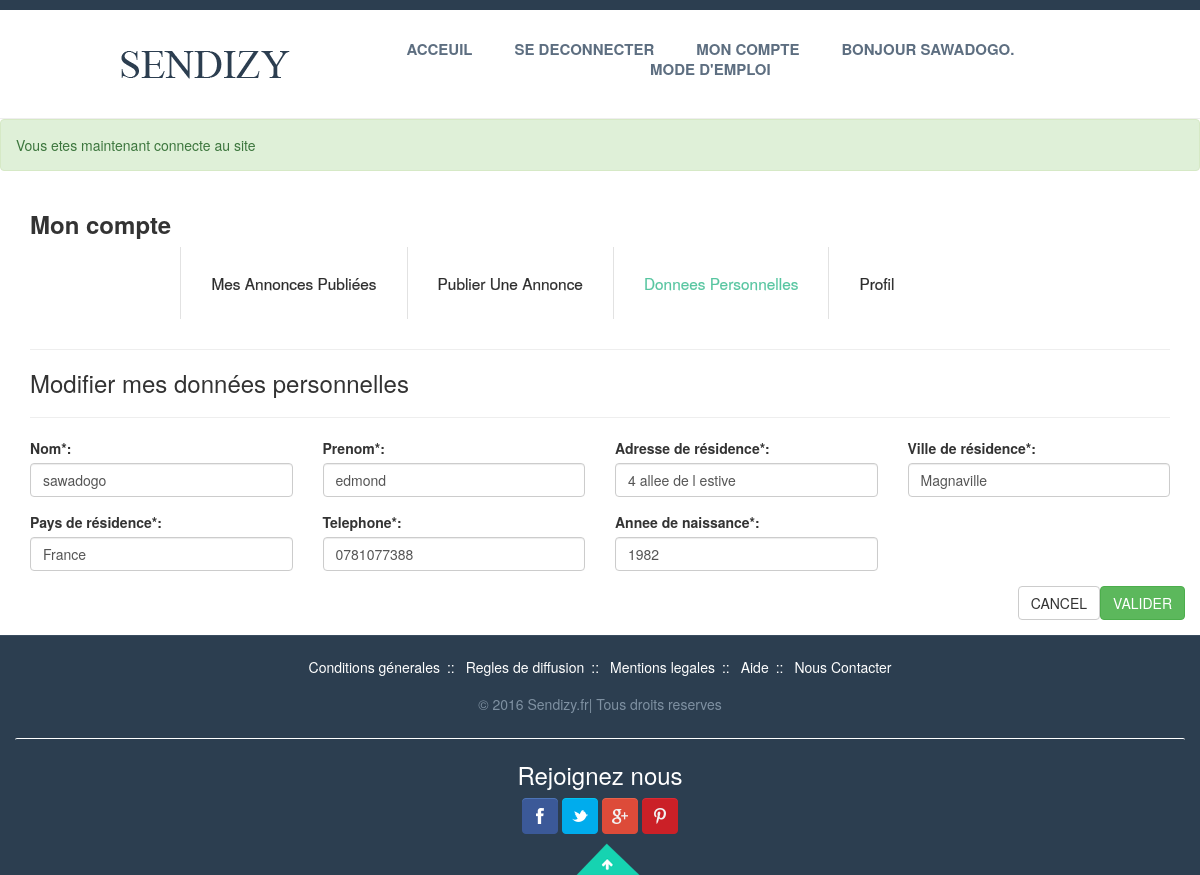
Screenshot of /modif_coordonnes.php (signed in) with the database file from the repository.
### tables this page shows
CREATE TABLE IF NOT EXISTS `users` (
  `id` int(11) NOT NULL AUTO_INCREMENT,
  `first_username` varchar(250) NOT NULL,
  `secund_username` varchar(250) NOT NULL,
  `password` varchar(250) NOT NULL,
  `email` varchar(250) NOT NULL,
  `photo` varchar(250) NOT NULL,
  `join_date` datetime NOT NULL DEFAULT CURRENT_TIMESTAMP,
  `birthday` int(11) NOT NULL,
  `phone` varchar(50) NOT NULL,
  `city` varchar(250) NOT NULL,
  `country` varchar(250) NOT NULL,
  `address` varchar(250) NOT NULL,
  `grade` varchar(100) NOT NULL,
  `confirmation_token` varchar(60) DEFAULT NULL,
  `confirmed_at` datetime DEFAULT NULL,
  `remember_token` varchar(250) DEFAULT NULL,
  `reset_token` varchar(60) DEFAULT NULL,
  `reset_at` datetime DEFAULT NULL,
  `deleted` int(11) NOT NULL DEFAULT '0',
  `featured` int(11) NOT NULL DEFAULT '1',
  PRIMARY KEY (`id`)
);

### modif_coordonnes.php (the view, shortened to what this page needs)
<?php
$userid = $_SESSION['auth']->id;
require_once 'core/init.php';
$pers = $db->query("SELECT * FROM users WHERE id='$userid'");
$personne = mysqli_fetch_assoc($pers);
?>
<?php
$first_username = ((isset($_POST['first_username']) && $_POST['first_username'] != '')?sanitize($_POST['first_username']):$personne['first_username']);
$secund_username = ((isset($_POST['secund_username']) && $_POST['secund_username'] != '')?sanitize($_POST['secund_username']):$personne['secund_username']);
$address = ((isset($_POST['address']) && $_POST['address'] != '')?sanitize($_POST['address']):$personne['address']);
$city = ((isset($_POST['city']) && $_POST['city'] != '')?sanitize($_POST['city']):$personne['city']);
$country = ((isset($_POST['country']) && $_POST['country'] != '')?sanitize($_POST['country']):$personne['country']);
$phone = ((isset($_POST['phone']) && $_POST['phone'] != '')?sanitize($_POST['phone']):$personne['phone']);
$birthday = ((isset($_POST['birthday']) && $_POST['birthday'] != '')?sanitize($_POST['birthday']):$personne['birthday']);
?>
<?php include 'account_inc/header.php';?>
<div class="container">
<h3><strong>Mon compte</strong></h3>
	<div class="wrap">
		<div class="header_btm">
				<div class="menu">
					<ul>
						<li><a href="account.php">Mes annonces publiées</a></li>
						<li><a href="publier.php">Publier une annonce</a></li>
						<li class="active"><a href="personal.php">Donnees personnelles</a></li>
						<li><a href="photo.php">Profil</a></li>
					</ul>
				</div>
		</div>
	</div><hr>
	<h3>Modifier mes données personnelles</h3><hr>
	<div class="row">
		<form action="modif_coordonnes.php" method="POST">
			<div class="form-group col-md-3">
				<label for="first_username">Nom*:</label>
				<input type="text" class="form-control" name="first_username" id="first_username" value="<?=$first_username;?>">
			</div>
			<div class="form-group col-md-3">
				<label for="secund_username">Prenom*:</label>
				<input type="text" class="form-control" name="secund_username" id="secund_username" value="<?=$secund_username;?>">
			</div>
			<div class="form-group col-md-3">
				<label for="address">Adresse de résidence*:</label>
				<input type="text" class="form-control" name="address" id="address" value="<?=$address;?>">
			</div>
			<div class="form-group col-md-3">
				<label for="city">Ville de résidence*:</label>
				<input type="text" class="form-control" name="city" id="city" value="<?=$city;?>">
			</div>
			<div class="form-group col-md-3">
				<label for="country">Pays de résidence*:</label>
				<input type="text" class="form-control" name="country" id="country" value="<?=$country;?>">
			</div>
			<div class="form-group col-md-3">
				<label for="phone">Telephone*:</label>
				<input type="text" class="form-control" name="phone" id="phone" value="<?=$phone;?>">
			</div>
			<div class="form-group col-md-3">
				<label for="birthday">Annee de naissance*:</label>
				<input type="text" class="form-control" name="birthday" id="birthday" value="<?=$birthday;?>">
			</div><br><br><br><br><div class="clearfix"></div>
			<div class="form-group pull-right">
				<a href="personal.php" class="btn btn-default">Cancel</a>
				<input type="submit" value="Valider" name="valider" class="btn btn-success pull-right">
			</div><div class="clearfix"></div>
		</form>
	</div>
</div>
<?php include 'account_inc/footer.php';?>

### account_inc/header.php (shortened to what this page needs)
<!DOCTYPE HTML>
<html>
	<head>
		<link href="css/style.css" rel='stylesheet' type='text/css' />
		<link href="css/account.css" rel='stylesheet' type='text/css' />
		<link href="css/bootstrap.css" rel='stylesheet' type='text/css' />
		<link rel="stylesheet" href="css/jquery.bxslider.css" type="text/css" />
		<link rel="stylesheet" href="css/jquery-ui.css" />
		<link rel="stylesheet" type="text/css" href="http://code.jquery.com/ui/1.11.2/themes/start/jquery-ui.css">
	</head>
		<body>
				<div class="top-header" id="header">
					<div class="wrap">
					</div>
				</div>
				<div class="header">
								<div class="wrap">
								<div class="logo">
									<a href="index.php"><img src="images/logo.png" title="voyage" /></a>
								</div>
								<div class="top-nav">
					<div class="navigation">
							<ul class="navig cl-effect-16">
								<li><a href="index.php">Acceuil</a></li>
								<?php if(isset($_SESSION['auth'])):?>
									<li><a href="logout.php">Se deconnecter</a></li>
									<li><a href="account.php">Mon compte</a></li>
									<li><strong><a href="#">Bonjour <?= $_SESSION['auth']->first_username;?>.</a></strong></li>
								<?php else: ?>
									<li><a href="register.php"> S'Inscrire</a></li>
									<li><a href="login.php"> Se Connecter</a></li>
								<?php endif;?>
								<li><a href="modeemploi.php">Mode d'emploi</a></li>
							</ul>
					</div>
								</div>
							</div>
				</div>
			<div class="destinations">
		<?php if(isset($_SESSION['flash'])): ?>
			<?php foreach($_SESSION['flash'] as $type =>$message): ?>
				<div class="alert alert-<?=$type;?>">
					<?=$message;?>
				</div>
			<?php endforeach;?>
		<?php endif;?>

### css/style.css (style rules this page uses)
html,body,div,span,applet,object,iframe,h1,h2,h3,h4,h5,h6,p,blockquote,pre,a,abbr,acronym,address,big,cite,code,del,dfn,em,img,ins,kbd,q,s,samp,small,strike,strong,sub,sup,tt,var,b,u,i,dl,dt,dd,ol,nav ul,nav li,fieldset,form,label,legend,table,caption,tbody,tfoot,thead,tr,th,td,article,aside,canvas,details,embed,figure,figcaption,footer,header,hgroup,menu,nav,output,ruby,section,summary,time,mark,audio,video { margin:0;padding:0;border:0;font-size:100%;font:inherit;vertical-align:baseline; }
ol,ul { list-style:none;margin:0px;padding:0px; }
a { text-decoration:none; }
img { max-width:100%; }
body { font-family: 'Open Sans', sans-serif; background:#FFF; }
.row { margin-left:-20px; }
ol,ul { padding:0px; }
li { line-height: 18px; }
li { line-height: 20px; }
a { cursor: pointer; }
a { color: #0CA9FA; }
a { color: #08C; text-decoration: none; }
.row { margin-left: -20px; }
img { max-width: 100%; vertical-align: middle; border: 0px none; }
h1, h2, h3 { line-height: 18px; }
h1, h2, h3, h4, h5, h6 { font-weight: normal; margin: 1px; }
h1, h2, h3 { line-height: 40px; }
h1, h2, h3, h4, h5, h6 { margin: 10px 0px; font-family: inherit; font-weight: 700; line-height: 20px; color: inherit; text-rendering: optimizelegibility; }
h3 { font-size: 24.5px; }
strong { font-weight: 700; }
.wrap { width:70%; margin:0 auto; }
.top-header { background:#2C3E50; }
.logo { float: left; margin-top: 1.75em; }
.top-nav { float: right; width: 70%; }
ul.navig { padding: 0; }
ul.navig li { display: inline-block; }
ul.navig li a { font-size: 15px; text-decoration: none; padding: 4px 5px; margin: 0 14px; color: #5D6E80; font-weight: 600; text-transform: uppercase; }
.navigation { text-align: center; padding: 1.5em 0px; position:relative; }
.header { border-bottom: 1px solid #eee; position: relative; padding: 15px 0; }
@media (max-width:1280px) { .logo { margin-top: 1.4em; } }
@media (max-width:1280px) { .navigation { padding: 1em 0px; } }
@media (max-width:1280px) { .logo { margin-top: 1em; } }
.btn { background: #2C3E50; color: #FFF; padding: 0.7em 2.2em; display: inline-block; text-transform: uppercase; transition: 0.5s all; -webkit-transition: 0.5s all; -moz-transition: 0.5s all; -o-transition: 0.5s all; border-radius: 0.3em; -webkit-border-radius: 0.3em; -moz-border-radius: 0.3em; -o-border-radius: 0.3em; font-size: 0.875em; border-bottom: 4px solid #2A323A; }
@media only screen and (max-width:1280px) and (min-width:1024px) { .wrap { width: 80%; } }
@media only screen and (max-width:1280px) and (min-width:1024px) { .top-nav { width: 77%; } }

### css/account.css (style rules this page uses)
ul { padding: 0; list-style: none; }
.wrap { margin:0 auto; width:80%; }
.header_btm { padding: 0 4%; }
.menu { float: left; }
.menu ul li { float: left; border-left: 1px solid rgb(226, 226, 226); }
.menu ul li a { display: block; padding: 26px 30px; color: #2d2d2d; font-size: 1.1em; text-transform: capitalize; -webkit-text-stroke: 0.2px; -webkit-transition: all 0.3s ease-in-out; -moz-transition: all 0.3s ease-in-out; -o-transition: all 0.3s ease-in-out; transition: all 0.3s ease-in-out; }
.menu ul li.active a { color:#57C5A0; }

### rows the page displays
users: first_username "SAWADOGO", first_username "sawadogo", secund_username "edmond", address "4 allee de l estive", city "Magnaville", country "France", phone "0781077388", birthday "1982"

### other values shown
$message "Vous etes maintenant connecte au site"
